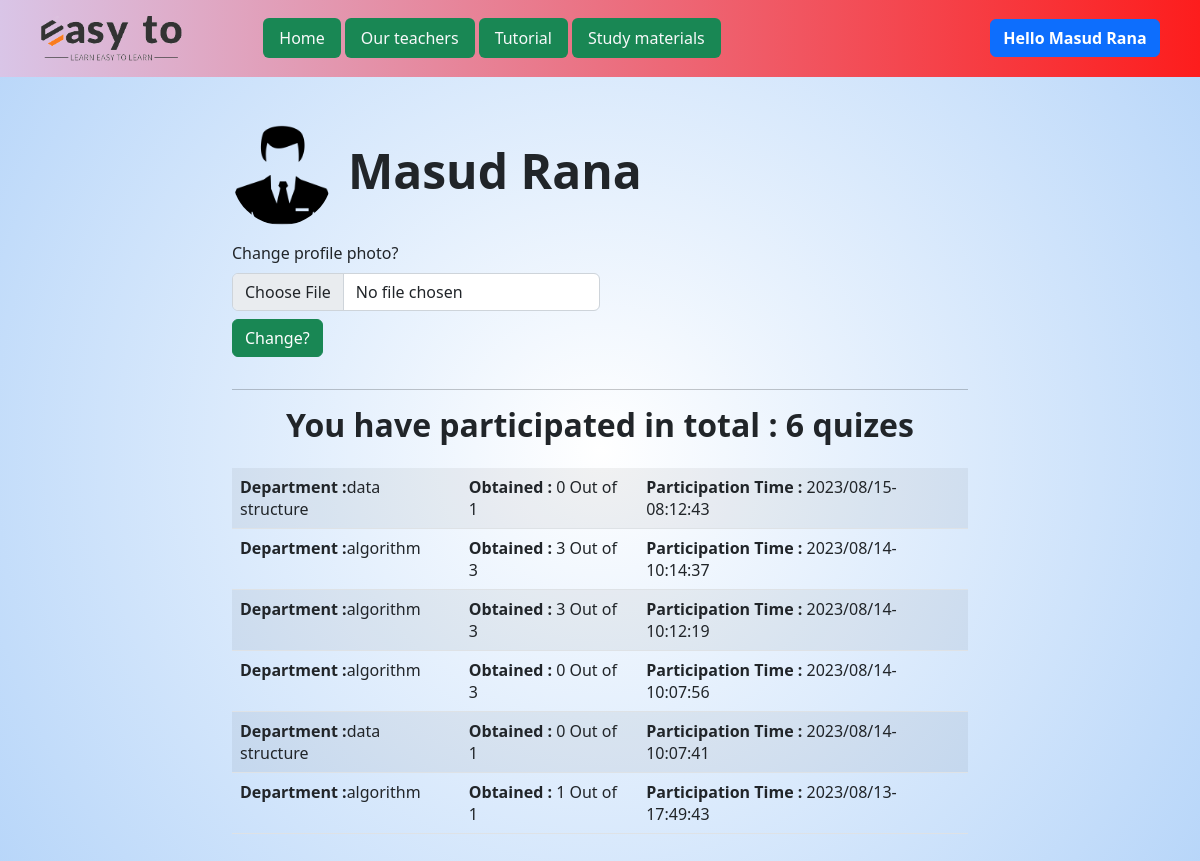
Screenshot of /profile.php (signed in) with the database file from the repository.
### tables this page shows
CREATE TABLE `users` (
  `id` int(11) NOT NULL,
  `name` varchar(255) DEFAULT NULL,
  `email` varchar(255) DEFAULT NULL,
  `password` varchar(255) DEFAULT NULL,
  `department` varchar(255) NOT NULL,
  `institution` varchar(255) NOT NULL,
  `img_path` varchar(255) NOT NULL
);

CREATE TABLE `result` (
  `id` int(11) NOT NULL,
  `student_name` varchar(255) NOT NULL,
  `student_department` varchar(255) NOT NULL,
  `mark` int(20) NOT NULL,
  `out_of` varchar(20) NOT NULL,
  `date_time` varchar(20) NOT NULL,
  `email` varchar(255) NOT NULL
);

### profile.php (the view, shortened to what this page needs)
<?php include 'header.inc.php'; ?>
    <div class="container mt-5 mb-5">
        <div class="row d-flex align-items-center justify-content-center">
                <div class="col-8 ">
                    <div class="user-info d-flex flex-column">
                        <div class="user d-flex align-items-center mb-3">
                        <?php
                            $logged_email=$_SESSION['email'];
                            $logged_user=$_SESSION['role'];
                            if($logged_user=="student"){
                                $quer="SELECT img_path from users where email='$logged_email'";
                            }else{
                                $quer="SELECT img_path from teachers where email='$logged_email'";
                            }
                                $res=mysqli_query($con,$quer);
                                $path=mysqli_fetch_assoc($res)['img_path'];
                                if($path==NULL){
                                    echo "Hello ".$_SESSION['name']." Upload an image";
                                }else{
                                    echo '
                                    <img style="width: 100px;height: 100px;border-radius:50%" src="assets/user_upload/'.$path.'" >
                                    <h1 class="ms-3 display-5 fw-bold">'.$_SESSION['name'].'</h1>';
                                }
                        ?>
                        </div>
                        <div class="changeImg">
                            <form action="profile-change.php" method="post" enctype="multipart/form-data">
                                <label for="" class="form-label">Change profile photo?</label>
                                <input accept=".png , .jpg" id="chngImg" name="chngImg" type="file" placeholder="Choose image" class="w-50 form-control">
                                <button type="submit" id="submit" class="mt-2 btn btn-success">Change?</button>
                            </form>
                        </div>
                    </div>
                    <hr>
                    <div class="quiz-info d-flex align-items-center justify-content-between flex-column">
                        <?php
                        include 'php_files/config.inc.php';
                        if($logged_user=="student"){
                        $getQNum="SELECT * from result where email='$logged_email' order by id desc";
                            $run_num=mysqli_query($con,$getQNum);
                            $qnumber=mysqli_num_rows($run_num);
                            echo "<h2 class='fw-bold'>You have participated in total : ".$qnumber." quizes</h2> <table class='mt-3 table table-striped'>";
                            while($data=mysqli_fetch_assoc($run_num)){
                            ?>
                                <tr>
                                    <td>
                                         <?php echo "<b>Department :</b>". $data['student_department'] ?>
                                    </td>
                                    <td>
                                        <?php echo  "<b>Obtained : </b>".$data['mark'] . " Out of ". $data['out_of']?>
                                    </td>
                                    <td>
                                        <?php echo  "<b>Participation Time : </b>".$data['date_time'] ?>
                                    </td>
                                </tr>
                    <?php
                            }
                            echo '  </table>
                            </div>';
                        }
                    ?>
                </div>
            </div>
    </div>
    <?php include 'footer.inc.php'; ?>

### header.inc.php (shortened to what this page needs)
<?php
include 'php_files/config.inc.php';
?>
<html lang="en">
<head>
    <link rel="stylesheet" href="css/bootstrap.min.css">
    <link rel="stylesheet" href="css/style.css">
</head>
<body>
    <div class="container-fluid p-3" id="header">
        <div class="row">
            <div class="col">
            <div class="col-12 d-flex align-items-center justify-content-evenly">
                <div class="col-2">
                    <a href="index.php" class="">
                        <img class="rounded img-fluid w-75" src="assets/easy.png" alt="">
                    </a>
                </div>
                <div class="col-6">
                    <nav class="nav">
                        <a href="index.php" class="nav-link bg-success ms-1 rounded text-light">Home</a>
                        <a href="teacher-list.php" class="nav-link bg-success ms-1 rounded text-light">Our teachers</a>
                        <a href="tutorial.php" class="nav-link bg-success ms-1 rounded text-light">Tutorial</a>
                        <a href="materials.php" class="nav-link bg-success ms-1 rounded text-light">Study materials</a>
                    </nav>
                </div>
                <div class="col-3 d-flex align-items-center" style="justify-content: right;">
                    <?php
                    $logged_id=$_SESSION['id'];
                    $logged_role=$_SESSION['role'];
                    if($logged_role=="student"){
                        $img="SELECT img_path from users where id=$logged_id";
                    }else{
                        $img="SELECT img_path from teachers where id=$logged_id";
                    }
                    $runImg=mysqli_fetch_assoc(mysqli_query($con,$img));
                    $path=$runImg['img_path'];
                        if(isset($_SESSION['name'])){
                            echo '
                            <div class="login-info">
                                <button class="btn btn-primary useroption">
                                    <span class="fw-bold">Hello '.$_SESSION['name'].'</span>
                                </button>
                            </div>
                            <div class="options bg-success rounded mt-1 mb-1 pt-2 pb-2">
                                <img src="assets/user_upload/'.$path.'" alt="">
                                <a href="profile.php?id='.$_SESSION['id'].'" class="nav-link bg-info ms-1 rounded text-light mt-1 p-2 mb-2">View profile</a>
                                <a href="logout.php" class="nav-link bg-danger ms-1 rounded text-light  p-2">Logout</a>
                            </div>
                            ';
                        }else{
                            echo '<button class="btn btn-info"><a href="login.php">Login</a></button>';
                        }
                    ?>
                </div>
            </div>
            </div>
        </div>
    </div>

### footer.inc.php (shortened to what this page needs)
</body>
</html>

### css/style.css (style rules this page uses)
div#header { background: rgb(217,197,231); background: linear-gradient(90deg, rgba(217,197,231,1) 0%, rgba(253,29,29,1) 100%); }
body { background: radial-gradient(circle, rgba(255,255,255,1) 0%, rgba(182,213,249,1) 100%); }

### rows the page displays
users: img_path (picture)
result: student_department "data structure", mark "0", out_of "1", date_time "2023/08/15-08:12:43"
result: student_department "algorithm", mark "3", out_of "3", date_time "2023/08/14-10:14:37"
result: student_department "algorithm", mark "3", out_of "3", date_time "2023/08/14-10:12:19"
result: student_department "algorithm", mark "0", out_of "3", date_time "2023/08/14-10:07:56"
result: student_department "data structure", mark "0", out_of "1", date_time "2023/08/14-10:07:41"
result: student_department "algorithm", mark "1", out_of "1", date_time "2023/08/13-17:49:43"

### other values shown
$_SESSION['name'] "Masud Rana"
$qnumber "6"
